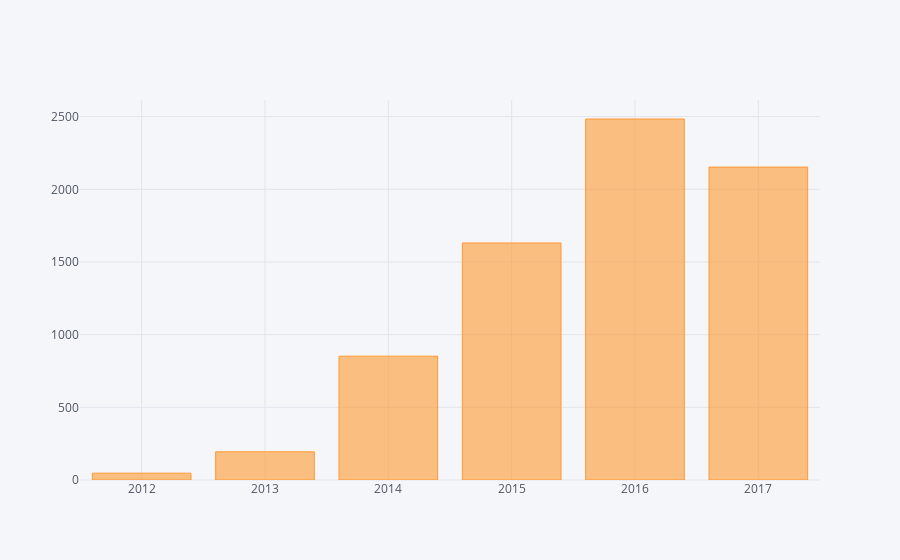

The cell this chart's notebook holds for it:
### Markdown cell above
## Issues Created per Year

### Code cell
data.groupby(data.created_at.dt.year).size().iplot(kind="bar")

### Figure 1 — Plotly figure (JSON) as saved in the notebook; plotly's stock layout.template omitted (floating-point values rounded to 4 significant figures)
{"data": [{"marker": {"color": "rgba(255, 153, 51, 0.6)", "line": {"color": "rgba(255, 153, 51, 1.0)", "width": 1}}, "name": "None", "orientation": "v", "text": "", "type": "bar", "x": [2012, 2013, 2014, 2015, 2016, 2017], "y": [47, 194, 852, 1631, 2484, 2153]}], "layout": {"legend": {"bgcolor": "#F5F6F9", "font": {"color": "#4D5663"}}, "paper_bgcolor": "#F5F6F9", "plot_bgcolor": "#F5F6F9", "titlefont": {"color": "#4D5663"}, "xaxis1": {"gridcolor": "#E1E5ED", "showgrid": true, "tickfont": {"color": "#4D5663"}, "title": "", "titlefont": {"color": "#4D5663"}, "zerolinecolor": "#E1E5ED"}, "yaxis1": {"gridcolor": "#E1E5ED", "showgrid": true, "tickfont": {"color": "#4D5663"}, "title": "", "titlefont": {"color": "#4D5663"}, "zerolinecolor": "#E1E5ED"}}}
